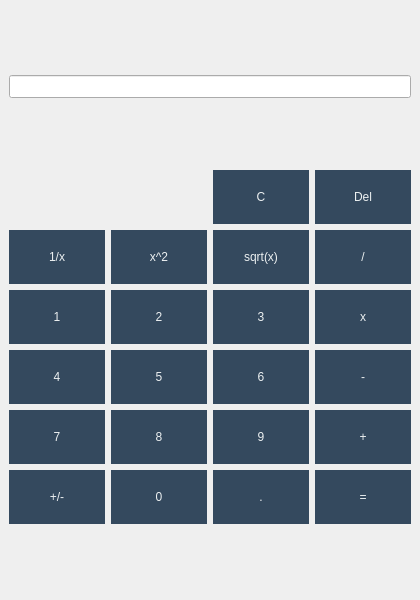
<?xml version="1.0" encoding="UTF-8"?>
<ui version="4.0">
 <class>MainWindow</class>
 <widget class="QMainWindow" name="MainWindow">
  <property name="geometry">
   <rect>
    <x>0</x>
    <y>0</y>
    <width>420</width>
    <height>600</height>
   </rect>
  </property>
  <property name="minimumSize">
   <size>
    <width>420</width>
    <height>600</height>
   </size>
  </property>
  <property name="windowTitle">
   <string>Calculator</string>
  </property>
  <widget class="QWidget" name="centralwidget">
   <property name="sizePolicy">
    <sizepolicy hsizetype="Preferred" vsizetype="Minimum">
     <horstretch>0</horstretch>
     <verstretch>0</verstretch>
    </sizepolicy>
   </property>
   <layout class="QGridLayout" name="gridLayout">
    <item row="0" column="0">
     <widget class="QLineEdit" name="text_input">
      <property name="font">
       <font>
        <pointsize>10</pointsize>
       </font>
      </property>
     </widget>
    </item>
    <item row="1" column="0">
     <layout class="QGridLayout" name="gridLayout_2">
      <item row="3" column="0">
       <widget class="QPushButton" name="four_btn">
        <property name="styleSheet">
         <string notr="true">border: none;
text-align: center;
text-decoration: none;
display: inline-block;
border-radius: 50%;
background-color: #34495e;
padding: 20px;
color: #ecf0f1;</string>
        </property>
        <property name="text">
         <string>4</string>
        </property>
       </widget>
      </item>
      <item row="2" column="1">
       <widget class="QPushButton" name="two_btn">
        <property name="styleSheet">
         <string notr="true">border: none;
text-align: center;
text-decoration: none;
display: inline-block;
border-radius: 50%;
background-color: #34495e;
padding: 20px;
color: #ecf0f1;</string>
        </property>
        <property name="text">
         <string>2</string>
        </property>
       </widget>
      </item>
      <item row="2" column="3">
       <widget class="QPushButton" name="multiply_btn">
        <property name="styleSheet">
         <string notr="true">border: none;
text-align: center;
text-decoration: none;
display: inline-block;
border-radius: 50%;
background-color: #34495e;
padding: 20px;
color: #ecf0f1;</string>
        </property>
        <property name="text">
         <string>x</string>
        </property>
       </widget>
      </item>
      <item row="4" column="1">
       <widget class="QPushButton" name="eight_btn">
        <property name="styleSheet">
         <string notr="true">border: none;
text-align: center;
text-decoration: none;
display: inline-block;
border-radius: 50%;
background-color: #34495e;
padding: 20px;
color: #ecf0f1;</string>
        </property>
        <property name="text">
         <string>8</string>
        </property>
       </widget>
      </item>
      <item row="3" column="2">
       <widget class="QPushButton" name="six_btn">
        <property name="styleSheet">
         <string notr="true">border: none;
text-align: center;
text-decoration: none;
display: inline-block;
border-radius: 50%;
background-color: #34495e;
padding: 20px;
color: #ecf0f1;</string>
        </property>
        <property name="text">
         <string>6</string>
        </property>
       </widget>
      </item>
      <item row="5" column="0">
       <widget class="QPushButton" name="sign_btn">
        <property name="styleSheet">
         <string notr="true">border: none;
text-align: center;
text-decoration: none;
display: inline-block;
border-radius: 50%;
background-color: #34495e;
padding: 20px;
color: #ecf0f1;</string>
        </property>
        <property name="text">
         <string>+/-</string>
        </property>
       </widget>
      </item>
      <item row="2" column="0">
       <widget class="QPushButton" name="one_btn">
        <property name="styleSheet">
         <string notr="true">border: none;
text-align: center;
text-decoration: none;
display: inline-block;
border-radius: 50%;
background-color: #34495e;
padding: 20px;
color: #ecf0f1;</string>
        </property>
        <property name="text">
         <string>1</string>
        </property>
       </widget>
      </item>
      <item row="4" column="0">
       <widget class="QPushButton" name="seven_btn">
        <property name="styleSheet">
         <string notr="true">border: none;
text-align: center;
text-decoration: none;
display: inline-block;
border-radius: 50%;
background-color: #34495e;
padding: 20px;
color: #ecf0f1;</string>
        </property>
        <property name="text">
         <string>7</string>
        </property>
       </widget>
      </item>
      <item row="2" column="2">
       <widget class="QPushButton" name="three_btn">
        <property name="styleSheet">
         <string notr="true">border: none;
text-align: center;
text-decoration: none;
display: inline-block;
border-radius: 50%;
background-color: #34495e;
padding: 20px;
color: #ecf0f1;</string>
        </property>
        <property name="text">
         <string>3</string>
        </property>
       </widget>
      </item>
      <item row="3" column="1">
       <widget class="QPushButton" name="five_btn">
        <property name="styleSheet">
         <string notr="true">border: none;
text-align: center;
text-decoration: none;
display: inline-block;
border-radius: 50%;
background-color: #34495e;
padding: 20px;
color: #ecf0f1;</string>
        </property>
        <property name="text">
         <string>5</string>
        </property>
       </widget>
      </item>
      <item row="4" column="2">
       <widget class="QPushButton" name="nine_btn">
        <property name="styleSheet">
         <string notr="true">border: none;
text-align: center;
text-decoration: none;
display: inline-block;
border-radius: 50%;
background-color: #34495e;
padding: 20px;
color: #ecf0f1;</string>
        </property>
        <property name="text">
         <string>9</string>
        </property>
       </widget>
      </item>
      <item row="3" column="3">
       <widget class="QPushButton" name="substract_btn">
        <property name="styleSheet">
         <string notr="true">border: none;
text-align: center;
text-decoration: none;
display: inline-block;
border-radius: 50%;
background-color: #34495e;
padding: 20px;
color: #ecf0f1;</string>
        </property>
        <property name="text">
         <string>-</string>
        </property>
       </widget>
      </item>
      <item row="5" column="2">
       <widget class="QPushButton" name="dot_btn">
        <property name="styleSheet">
         <string notr="true">border: none;
text-align: center;
text-decoration: none;
display: inline-block;
border-radius: 50%;
background-color: #34495e;
padding: 20px;
color: #ecf0f1;</string>
        </property>
        <property name="text">
         <string>.</string>
        </property>
       </widget>
      </item>
      <item row="1" column="3">
       <widget class="QPushButton" name="divide_btn">
        <property name="styleSheet">
         <string notr="true">border: none;
text-align: center;
text-decoration: none;
display: inline-block;
border-radius: 50%;
background-color: #34495e;
padding: 20px;
color: #ecf0f1;</string>
        </property>
        <property name="text">
         <string>/</string>
        </property>
       </widget>
      </item>
      <item row="1" column="0">
       <widget class="QPushButton" name="inverse_btn">
        <property name="styleSheet">
         <string notr="true">border: none;
text-align: center;
text-decoration: none;
display: inline-block;
border-radius: 50%;
background-color: #34495e;
padding: 20px;
color: #ecf0f1;</string>
        </property>
        <property name="text">
         <string>1/x</string>
        </property>
       </widget>
      </item>
      <item row="4" column="3">
       <widget class="QPushButton" name="add_btn">
        <property name="styleSheet">
         <string notr="true">border: none;
text-align: center;
text-decoration: none;
display: inline-block;
border-radius: 50%;
background-color: #34495e;
padding: 20px;
color: #ecf0f1;</string>
        </property>
        <property name="text">
         <string>+</string>
        </property>
       </widget>
      </item>
      <item row="1" column="2">
       <widget class="QPushButton" name="sqrt_btn">
        <property name="styleSheet">
         <string notr="true">border: none;
text-align: center;
text-decoration: none;
display: inline-block;
border-radius: 50%;
background-color: #34495e;
padding: 20px;
color: #ecf0f1;</string>
        </property>
        <property name="text">
         <string>sqrt(x)</string>
        </property>
       </widget>
      </item>
      <item row="1" column="1">
       <widget class="QPushButton" name="pow_btn">
        <property name="styleSheet">
         <string notr="true">border: none;
text-align: center;
text-decoration: none;
display: inline-block;
border-radius: 50%;
background-color: #34495e;
padding: 20px;
color: #ecf0f1;</string>
        </property>
        <property name="text">
         <string>x^2</string>
        </property>
       </widget>
      </item>
      <item row="5" column="1">
       <widget class="QPushButton" name="zero_btn">
        <property name="styleSheet">
         <string notr="true">border: none;
text-align: center;
text-decoration: none;
display: inline-block;
border-radius: 50%;
background-color: #34495e;
padding: 20px;
color: #ecf0f1;</string>
        </property>
        <property name="text">
         <string>0</string>
        </property>
       </widget>
      </item>
      <item row="5" column="3">
       <widget class="QPushButton" name="calc_btn">
        <property name="styleSheet">
         <string notr="true">border: none;
text-align: center;
text-decoration: none;
display: inline-block;
border-radius: 50%;
background-color: #34495e;
padding: 20px;
color: #ecf0f1;</string>
        </property>
        <property name="text">
         <string>=</string>
        </property>
       </widget>
      </item>
      <item row="0" column="2">
       <widget class="QPushButton" name="clear_btn">
        <property name="styleSheet">
         <string notr="true">border: none;
text-align: center;
text-decoration: none;
display: inline-block;
border-radius: 50%;
background-color: #34495e;
padding: 20px;
color: #ecf0f1;</string>
        </property>
        <property name="text">
         <string>C</string>
        </property>
       </widget>
      </item>
      <item row="0" column="3">
       <widget class="QPushButton" name="delete_btn">
        <property name="styleSheet">
         <string notr="true">border: none;
text-align: center;
text-decoration: none;
display: inline-block;
border-radius: 50%;
background-color: #34495e;
padding: 20px;
color: #ecf0f1;</string>
        </property>
        <property name="text">
         <string>Del</string>
        </property>
       </widget>
      </item>
     </layout>
    </item>
   </layout>
  </widget>
 </widget>
 <resources/>
 <connections/>
</ui>
